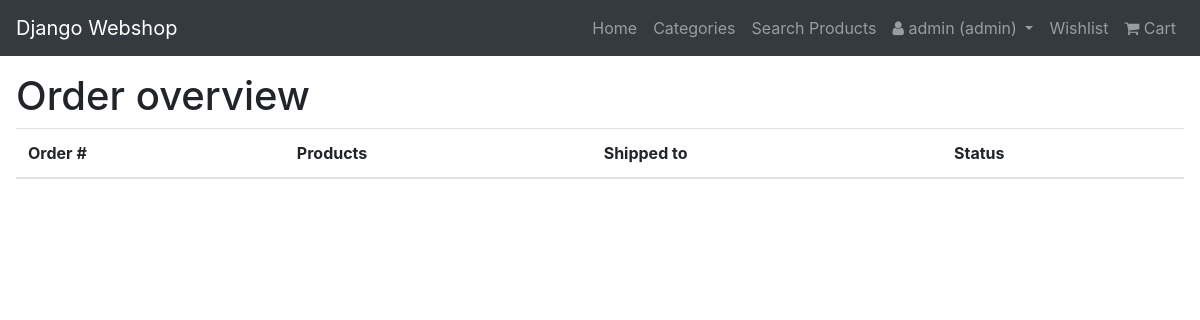
/shop/order_overview (signed in), run on an earlier commit of the app's database.
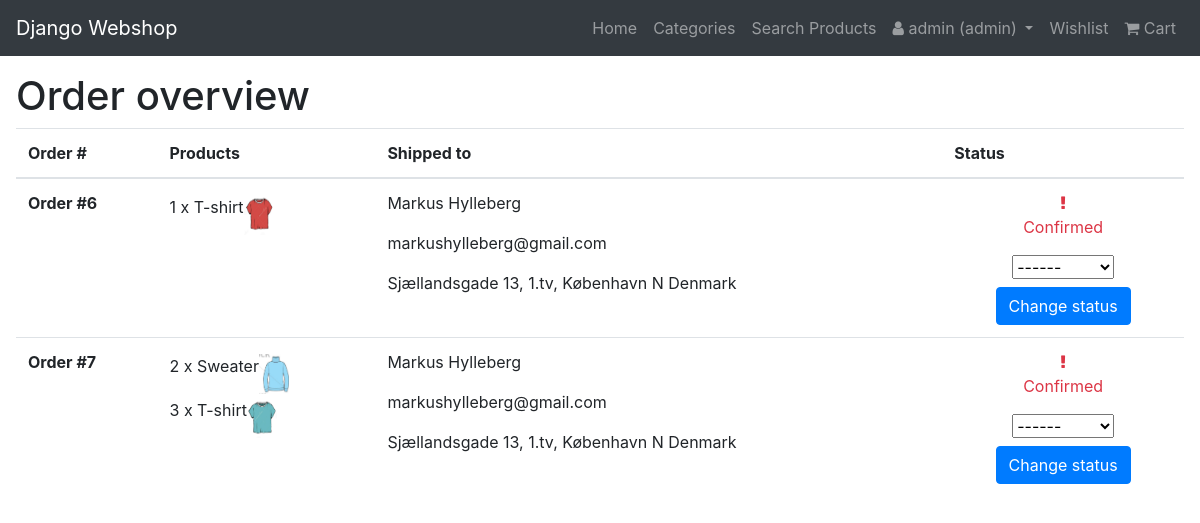
And on a later commit of the database.
### shop/models.py (models this page shows, shortened)
class Invoice(models.Model):
    user = models.ForeignKey(User, null=True, on_delete=models.SET_NULL)
    shipping_method = models.ForeignKey(ShippingMethod, null=True, on_delete=models.SET_NULL)
    transaction_datetime = models.DateTimeField(default=datetime.now, blank=True)
    total_price = models.DecimalField(max_digits=19, decimal_places=2)
    shipping_address = models.CharField(max_length=200)
    shipping_city = models.CharField(max_length=120)
    shipping_country = models.CharField(max_length=100)
    status = models.CharField(max_length=20, default='Confirmed')

class InvoiceProduct(models.Model):
    invoice = models.ForeignKey(Invoice, on_delete=models.CASCADE)
    product = models.ForeignKey(ProductVariant, on_delete=models.CASCADE) ## Should be PROTECT, but for development we'll keep it at CASCADE
    quantity = models.PositiveIntegerField()

class ProductVariant(models.Model):
    product = models.ForeignKey(Product, on_delete=models.CASCADE)
    price = models.DecimalField(max_digits=19, decimal_places=2)
    stock = models.PositiveIntegerField()
    image = models.ImageField(validators=[FileExtensionValidator(allowed_extensions=['jpg', 'png', 'jpeg'])])

class Product(models.Model):
    title = models.CharField(max_length=150)
    description = models.TextField()
    category = models.ForeignKey(ProductCategory, null=True, on_delete=models.SET_NULL)

### shop/views.py (the view, shortened to what this page needs)
# urls.py: path('order_overview', views.order_overview, name='order_overview'),
def order_overview(req):
    context = {}
    if req.user.is_authenticated and req.user.is_superuser:
        invoices = Invoice.objects.all()
        invoice_products = InvoiceProduct.objects.all()
        context = {
            'invoices': invoices,
            'invoice_products': invoice_products
        }
    else:
        return HttpResponseRedirect(reverse('shop:index'))
    return render(req, 'pages/administator/order_overview.html', context)

### shop/templates/pages/administator/order_overview.html (shortened to what this page needs)
{% extends '_base.html' %}
{% block content %}
    <div class="m-3">
        <h1>Order overview</h1>
        <table class="table">
        <thead>
            <tr>
                <th scope="col">Order #</th>
                <th scope="col">Products</th>
                <th scope="col">Shipped to</th>
                <th scope="col">Status</th>
            </tr>
        </thead>
        <tbody>
            {% for invoice in invoices %}
                <tr>
                    <th scope="row">Order #{{ invoice.id }}</th>
                    <td>
                        {% for invoice_product in invoice_products %}
                            {% if invoice_product.invoice.id == invoice.id %}
                                <div class="d-flex my-1">
                                    <p>{{ invoice_product.quantity }} x {{ invoice_product.product.product.title }}</p>
                                    <img class="very-small-img" src="{{ invoice_product.product.image.url }}">
                                </div>
                            {% endif %}
                        {% endfor %}
                    </td>
                    <td>
                        <div>
                            <p>{{ invoice.user.first_name }} {{ invoice.user.last_name }}</p>
                            <p>{{ invoice.user.email }}</p>
                            <p>{{ invoice.shipping_address }}, {{ invoice.shipping_city }} {{ invoice.shipping_country }}</p>
                        </div>
                    </td>
                    <td>
                        <div class="text-center">
                            {% if invoice.status == 'Confirmed' %}
                                <i class="fa fa-exclamation text-danger"></i>
                                <p class="text-danger">{{ invoice.status }}</p>
                            {% elif invoice.status == 'Shipped' %}
                                <i class="fa fa-truck text-info"></i>
                                <p class="text-info">{{ invoice.status }}</p>
                            {% else %}
                                <i class="fa fa-check-circle text-success"></i>
                                <p class="text-success">{{ invoice.status }}</p>
                            {% endif %}
                            <form action="{% url 'shop:order_overview' %}" method="POST">
                                <select name="order_status">
                                    <option value="0" selected>------</option>
                                </select>
                                <br />
                                <button class="btn btn-primary mt-2">Change status</button>
                            </form>
                        </div>
                    </td>
                </tr>
                <tr>
            {% endfor %}
        </tbody>
        </table>
    </div>
{% endblock %}

What changed in the data, as far as the page shows it:
added Invoice: id "6", user.first_name "Markus", user.last_name "Hylleberg", user.email "markushylleberg@gmail.com", shipping_address "Sjællandsgade 13, 1.tv", shipping_city "København N", shipping_country "Denmark", status "Confirmed"
added InvoiceProduct: quantity "1", product.product "T-shirt", product.image (picture), shown under "6"
added Invoice: id "7", user.first_name "Markus", user.last_name "Hylleberg", user.email "markushylleberg@gmail.com", shipping_address "Sjællandsgade 13, 1.tv", shipping_city "København N", shipping_country "Denmark", status "Confirmed"
added InvoiceProduct: quantity "2", product.product "Sweater", product.image (picture), shown under "7"
added InvoiceProduct: quantity "3", product.product "T-shirt", product.image (picture), shown under "7"
